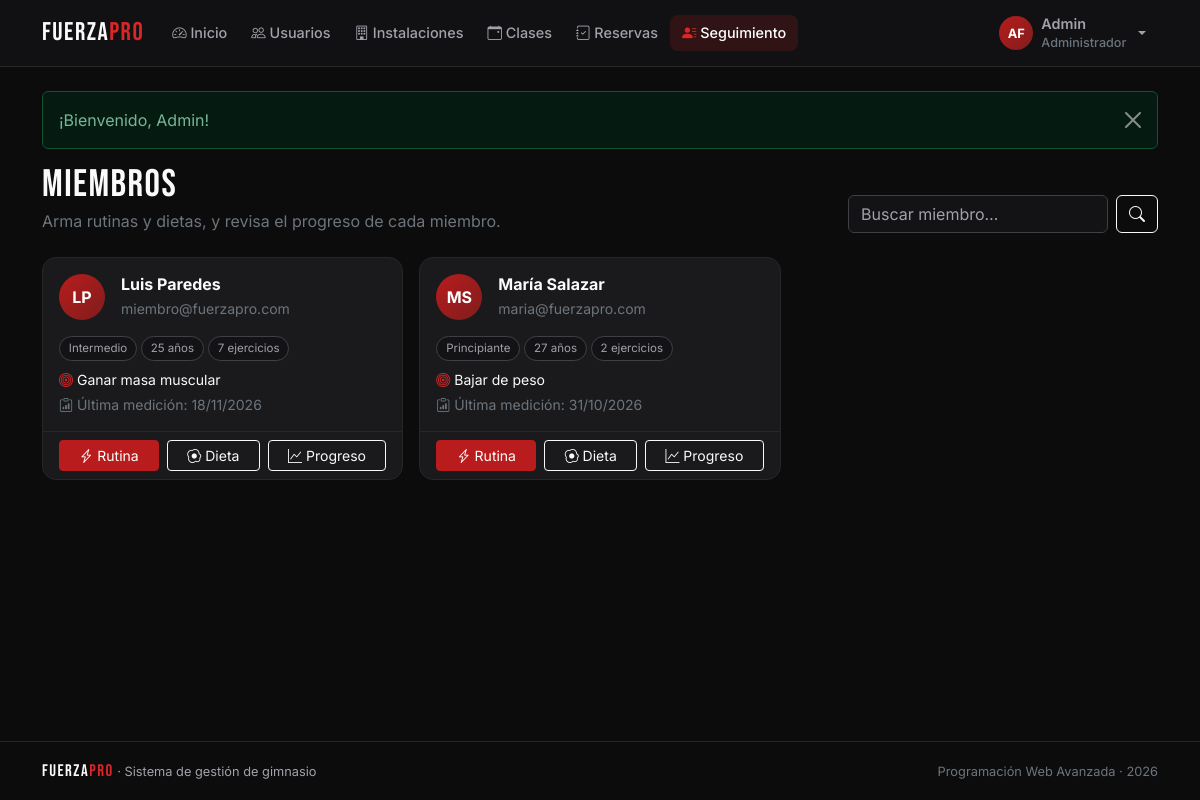
/index.php?r=miembros/index (signed in), run on the app's committed database.
### tables this page shows
CREATE TABLE usuarios (
  id               INT AUTO_INCREMENT PRIMARY KEY,
  nombre           VARCHAR(50)  NOT NULL,
  apellido         VARCHAR(50)  NOT NULL DEFAULT '',
  correo           VARCHAR(100) NOT NULL UNIQUE,
  contrasena       VARCHAR(255) NOT NULL,
  id_rol           INT          NOT NULL,
  telefono         VARCHAR(15)  NULL,
  fecha_nacimiento DATE         NULL,
  genero           ENUM('Masculino','Femenino','Otro') NULL,
  especialidad     VARCHAR(50)  NULL,
  nivel            ENUM('Principiante','Intermedio','Avanzado') NULL,
  objetivo         VARCHAR(255) NULL,
  activo           TINYINT(1)   NOT NULL DEFAULT 1,
  creado_en        DATETIME     NOT NULL DEFAULT CURRENT_TIMESTAMP,
  CONSTRAINT fk_usuarios_roles FOREIGN KEY (id_rol) REFERENCES roles(id)
);

### controllers/MiembrosController.php (called while the page is built, shortened)
<?php
class MiembrosController extends Controller
{
    public function index(): void
    {
        $buscar = trim((string) ($_GET['q'] ?? ''));
        $this->view('miembros/index', [
            'titulo'   => 'Miembros',
            'miembros' => Usuario::miembrosResumen($buscar),
            'buscar'   => $buscar,
        ]);
    }
}

### core/Router.php (called while the page is built, shortened)
<?php
class Router
{
    public static function dispatch(string $ruta): void
    {
        if (!preg_match('#^([a-z]+)/([a-z]+)$#', $ruta, $m)) {
            self::noEncontrado();
        }
        [, $nombre, $accion] = $m;
        (new $clase())->$accion();
    }
}

### index.php (called while the page is built, shortened)
<?php
require __DIR__ . '/core/helpers.php';
require __DIR__ . '/core/Database.php';
require __DIR__ . '/core/Model.php';
require __DIR__ . '/core/Controller.php';
require __DIR__ . '/core/Router.php';
Router::dispatch(is_string($_GET['r'] ?? null) ? $_GET['r'] : '');

### core/helpers.php (called while the page is built, shortened)
<?php
function e($valor): string
{
    return htmlspecialchars((string) ($valor ?? ''), ENT_QUOTES, 'UTF-8');
}
function url(string $ruta = 'inicio/index', array $params = []): string
{
    $params = array_merge(['r' => $ruta], $params);
    return 'index.php?' . http_build_query($params);
}
function fecha(?string $valor, bool $conHora = false): string
{
    $t = strtotime($valor);
    return $conHora ? date('d/m/Y H:i', $t) : date('d/m/Y', $t);
}
function edad(?string $fechaNac): ?int
{
    return (new DateTime($fechaNac))->diff(new DateTime())->y;
}
function iniciales(string $nombre, string $apellido = ''): string
{
    return mb_strtoupper(mb_substr($nombre, 0, 1) . mb_substr($apellido, 0, 1));
}

### core/Database.php (called while the page is built, shortened)
<?php
class Database
{
    private static ?PDO $pdo = null;
    public static function get(): PDO
    {
        if (self::$pdo === null) {
            $dsn = 'mysql:host=' . DB_HOST . ';port=' . DB_PORT
                 . ';dbname=' . DB_NAME . ';charset=utf8mb4';
            try {
                self::$pdo = new PDO($dsn, DB_USER, DB_PASS, [
                    PDO::ATTR_ERRMODE            => PDO::ERRMODE_EXCEPTION,
                    PDO::ATTR_DEFAULT_FETCH_MODE => PDO::FETCH_ASSOC,
                    PDO::ATTR_EMULATE_PREPARES   => false,
                ]);
                self::$pdo->exec("SET time_zone = '" . date('P') . "'");
            } catch (PDOException $e) {
                http_response_code(500);
                $detalle = DEBUG ? '<br><small>' . htmlspecialchars($e->getMessage()) . '</small>' : '';
                exit('<h3 style="font-family:sans-serif">No se pudo conectar a la base de datos.'
                    . ' Revise config/config.php e importe gimnasio.sql.' . $detalle . '</h3>');
            }
        }
        return self::$pdo;
    }
}

### core/Model.php (called while the page is built, shortened)
<?php
abstract class Model
{
    protected static function db(): PDO
    {
        return Database::get();
    }
    protected static function query(string $sql, array $params = []): PDOStatement
    {
        $st = self::db()->prepare($sql);
        $st->execute($params);
        return $st;
    }
}

### models/Usuario.php (called while the page is built, shortened)
<?php
class Usuario extends Model
{
    public static function miembrosResumen(string $buscar = ''): array
    {
        $sql = 'SELECT u.*,
                       (SELECT COUNT(*) FROM ejercicios_rutina e WHERE e.id_miembro = u.id) AS total_ejercicios,
                       (SELECT MAX(fecha) FROM mediciones m WHERE m.id_miembro = u.id)     AS ultima_medicion
                  FROM usuarios u
                 WHERE u.id_rol = ?';
        $p = [Auth::MIEMBRO];
        return self::query($sql . ' ORDER BY u.nombre', $p)->fetchAll();
    }
}

### views/miembros/index.php (the view, shortened to what this page needs)
<div class="fp-page-head">
  <div>
    <h1 class="fp-title">Miembros</h1>
    <p class="text-secondary mb-0">Arma rutinas y dietas, y revisa el progreso de cada miembro.</p>
  </div>
  <form class="d-flex gap-2" method="get">
    <input type="search" class="form-control" name="q" value="<?= e($buscar) ?>" placeholder="Buscar miembro…" aria-label="Buscar miembro">
    <button class="btn btn-outline-light"><i class="bi bi-search"></i></button>
  </form>
</div>
<div class="row g-3">
  <?php foreach ($miembros as $m): ?>
    <div class="col-md-6 col-xl-4">
      <div class="card fp-card h-100 <?= $m['activo'] ? '' : 'opacity-50' ?>">
        <div class="card-body">
          <div class="d-flex align-items-center gap-3 mb-3">
            <span class="fp-avatar fp-avatar-lg"><?= e(iniciales($m['nombre'], $m['apellido'])) ?></span>
            <div class="lh-sm">
              <h2 class="h6 fw-bold mb-1"><?= e($m['nombre'] . ' ' . $m['apellido']) ?></h2>
              <small class="text-secondary"><?= e($m['correo']) ?></small>
            </div>
          </div>
          <div class="d-flex flex-wrap gap-1 mb-2">
            <?php if ($m['nivel']): ?><span class="fp-chip"><?= e($m['nivel']) ?></span><?php endif; ?>
            <?php if ($m['fecha_nacimiento']): ?><span class="fp-chip"><?= edad($m['fecha_nacimiento']) ?> años</span><?php endif; ?>
            <span class="fp-chip"><?= (int) $m['total_ejercicios'] ?> ejercicios</span>
          </div>
          <?php if ($m['objetivo']): ?><p class="small mb-1"><i class="bi bi-bullseye text-danger"></i> <?= e($m['objetivo']) ?></p><?php endif; ?>
          <p class="small text-secondary mb-0"><i class="bi bi-clipboard-data"></i> Última medición: <?= $m['ultima_medicion'] ? fecha($m['ultima_medicion']) : 'sin registros' ?></p>
        </div>
        <div class="card-footer d-flex gap-2">
          <a class="btn btn-sm btn-danger flex-fill" href="<?= url('rutina/index', ['miembro' => $m['id']]) ?>"><i class="bi bi-lightning-charge"></i> Rutina</a>
          <a class="btn btn-sm btn-outline-light flex-fill" href="<?= url('dieta/index', ['miembro' => $m['id']]) ?>"><i class="bi bi-egg-fried"></i> Dieta</a>
          <a class="btn btn-sm btn-outline-light flex-fill" href="<?= url('progreso/index', ['miembro' => $m['id']]) ?>"><i class="bi bi-graph-up"></i> Progreso</a>
        </div>
      </div>
    </div>
  <?php endforeach; ?>
</div>

### assets/css/styles.css (style rules this page uses)
:root { --fp-bg: #0c0c0d; --fp-sur: #131315; --fp-card: #1a1a1d; --fp-brd: #27272a; --fp-brd2: #3f3f46; --fp-acc: #b91c1c; --fp-acch: #dc2626; --fp-txt: #fafafa; --fp-txt2: #a1a1aa; --fp-ok: #22c55e; --fp-radio: 14px; }
[data-bs-theme="dark"] { --bs-body-bg: var(--fp-bg); --bs-body-color: var(--fp-txt); --bs-secondary-color: var(--fp-txt2); --bs-border-color: var(--fp-brd); --bs-tertiary-bg: var(--fp-sur); --bs-body-font-family: 'Inter', system-ui, sans-serif; --bs-danger: var(--fp-acch); --bs-danger-rgb: 220, 38, 38; --bs-link-color-rgb: 250, 250, 250; }
.btn-danger { --bs-btn-bg: var(--fp-acc); --bs-btn-border-color: var(--fp-acc); --bs-btn-hover-bg: var(--fp-acch); --bs-btn-hover-border-color: var(--fp-acch); --bs-btn-active-bg: #991b1b; }
.form-control, .form-select { background-color: var(--fp-sur); border-color: var(--fp-brd2); }
body { min-height: 100vh; display: flex; flex-direction: column; -webkit-font-smoothing: antialiased; }
.fp-logo, .fp-title, .fp-display, .fp-stat-value { font-family: 'Bebas Neue', sans-serif; letter-spacing: 1.5px; }
.fp-title { font-size: clamp(1.8rem, 4vw, 2.4rem); margin-bottom: .2rem; line-height: 1.05; }
.fp-page-head { display: flex; flex-wrap: wrap; justify-content: space-between; align-items: flex-end; gap: 1rem; margin-bottom: 1.5rem; }
.fp-avatar { width: 34px; height: 34px; border-radius: 50%; background: linear-gradient(135deg, var(--fp-acc), #7f1d1d); color: #fff; display: inline-flex; align-items: center; justify-content: center; font-weight: 700; font-size: .8rem; flex-shrink: 0; }
.fp-avatar-lg { width: 46px; height: 46px; font-size: 1rem; }
.fp-card { background: var(--fp-card); border: 1px solid var(--fp-brd); border-radius: var(--fp-radio); color: var(--fp-txt); transition: border-color .2s, transform .2s; }
.fp-card > .card-header, .fp-card > .card-footer { background: transparent; border-color: var(--fp-brd); }
.fp-chip { display: inline-block; font-size: .72rem; padding: .18rem .55rem; border-radius: 999px; background: var(--fp-sur); border: 1px solid var(--fp-brd2); color: var(--fp-txt2); }
.fp-main > * { animation: aparecer .35s ease both; }

### data on the page
usuarios: iniciales($m['nombre'], $m['apellido']) "LP", nombre+apellido "Luis Paredes", correo "miembro@fuerzapro.com", nivel "Intermedio", fecha_nacimiento "25", total_ejercicios "7", objetivo "Ganar masa muscular", ultima_medicion "18/11/2026"
usuarios: iniciales($m['nombre'], $m['apellido']) "MS", nombre+apellido "María Salazar", correo "maria@fuerzapro.com", nivel "Principiante", fecha_nacimiento "27", total_ejercicios "2", objetivo "Bajar de peso", ultima_medicion "31/10/2026"

### other printed values
$texto "Inicio"
$texto "Usuarios"
$texto "Instalaciones"
$texto "Clases"
$texto "Reservas"
$texto "Seguimiento"
iniciales($usuario['nombre'], $usuario['apellido']) "AF"
$usuario['nombre'] "Admin"
$usuario['rol'] "Administrador"
$f['mensaje'] "¡Bienvenido, Admin!"
